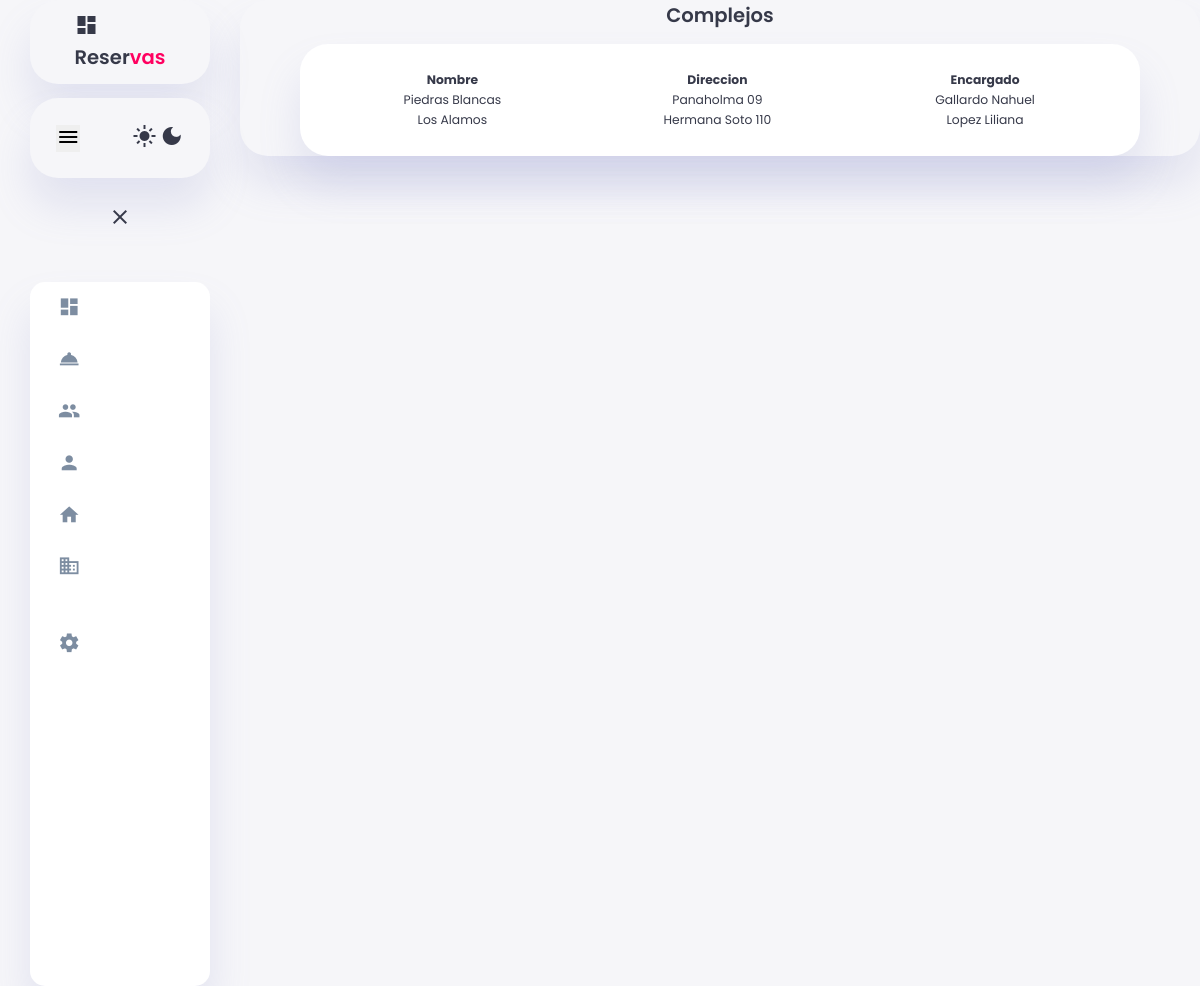
Screenshot of /complejos/ with the database file from the repository.
### reservas/models.py (models this page shows, shortened)
class Complejo(models.Model):
    nombre = models.CharField(max_length=100)
    direccion = models.CharField(max_length=100)
    encargado = models.ForeignKey(Encargado, on_delete=models.CASCADE)

class Encargado(models.Model):
    apellido_nombre = models.CharField(max_length=100)
    telefono = models.CharField(max_length=30)
    email = models.CharField(max_length=50, default="user@gmail.com")
    def __str__(self):
        return self.apellido_nombre

### reservas/views.py (the view)
# urls.py: path('complejos/', views.tabla_complejos, name='tabla_complejos'),
def tabla_complejos(request):
    complejos = Complejo.objects.all()
    context = {'complejos': complejos}
    return render(request, 'complejos.html', context)

### reservas/templates/complejos.html
{% include 'navbar.html' %}
{% load static %}
{% block content %}
<div class="content-conteiner">
<table class="table">
<h2>Complejos</h2>
    <thead>
        <tr>
            <th>Nombre</th>
            <th>Direccion</th>
            <th>Encargado</th>
        </tr>
    </thead>
    <tbody>
        {% for complejo in complejos %}
        <tr class="filas">
            <td><a href="{% url 'detalle_complejo' complejo.id %}">{{ complejo.nombre }}</a></td>
            <td>{{ complejo.direccion }}</td>
            <td>{{ complejo.encargado}}</td>
        {% endfor %}
    </tbody>
</table>
</div>
{% endblock %}

### reservas/static/css/styles3.css (style rules this page uses)
:root { --color-primary: #6C9BCF; --color-danger: #FF0060; --color-success: #1B9C85; --color-warning: #F7D060; --color-white: #fff; --color-info-dark: #7d8da1; --color-dark: #363949; --color-light: rgba(132, 139, 200, 0.18); --color-dark-variant: #677483; --color-background: #f6f6f9; --card-border-radius: 2rem; --border-radius-1: 0.4rem; --border-radius-2: 1.2rem; --card-padding: 1.8rem; --padding-1: 1.2rem; --box-shadow: 0 2rem 3rem var(--color-light); }
* { margin: 0; padding: 0; outline: 0; appearance: 0; border: 0; text-decoration: none; box-sizing: border-box; }
html { font-size: 14px; }
body { width: 100vw; height: 100vh; font-family: 'Poppins', sans-serif; font-size: 0.88rem; user-select: none; overflow-x: hidden; color: var(--color-dark); background-color: var(--color-background); }
a { color: var(--color-dark); }
h2 { font-weight: 600; font-size: 1.4rem; }

### reservas/static/css/tables.css (style rules this page uses)
.table { margin: auto; width: 70vw; text-align: center; background-color: var(--color-white); padding: var(--card-padding); border-radius: var(--card-border-radius); margin-top: 1rem; box-shadow: var(--box-shadow); justify-content: space-around; gap: 1.4rem; transition: all 0.3s ease; }
.filas { border-radius: var(--card-border-radius); }
.detalle p,h1,h2 { margin: auto; }
.content-conteiner { display: flex; flex-direction: column; box-shadow: var(--box-shadow); border-radius: var(--card-border-radius); }

### rows the page displays
Complejo: nombre "Piedras Blancas", direccion "Panaholma 09", encargado "Gallardo Nahuel"
Complejo: nombre "Los Alamos", direccion "Hermana Soto 110", encargado "Lopez Liliana"
